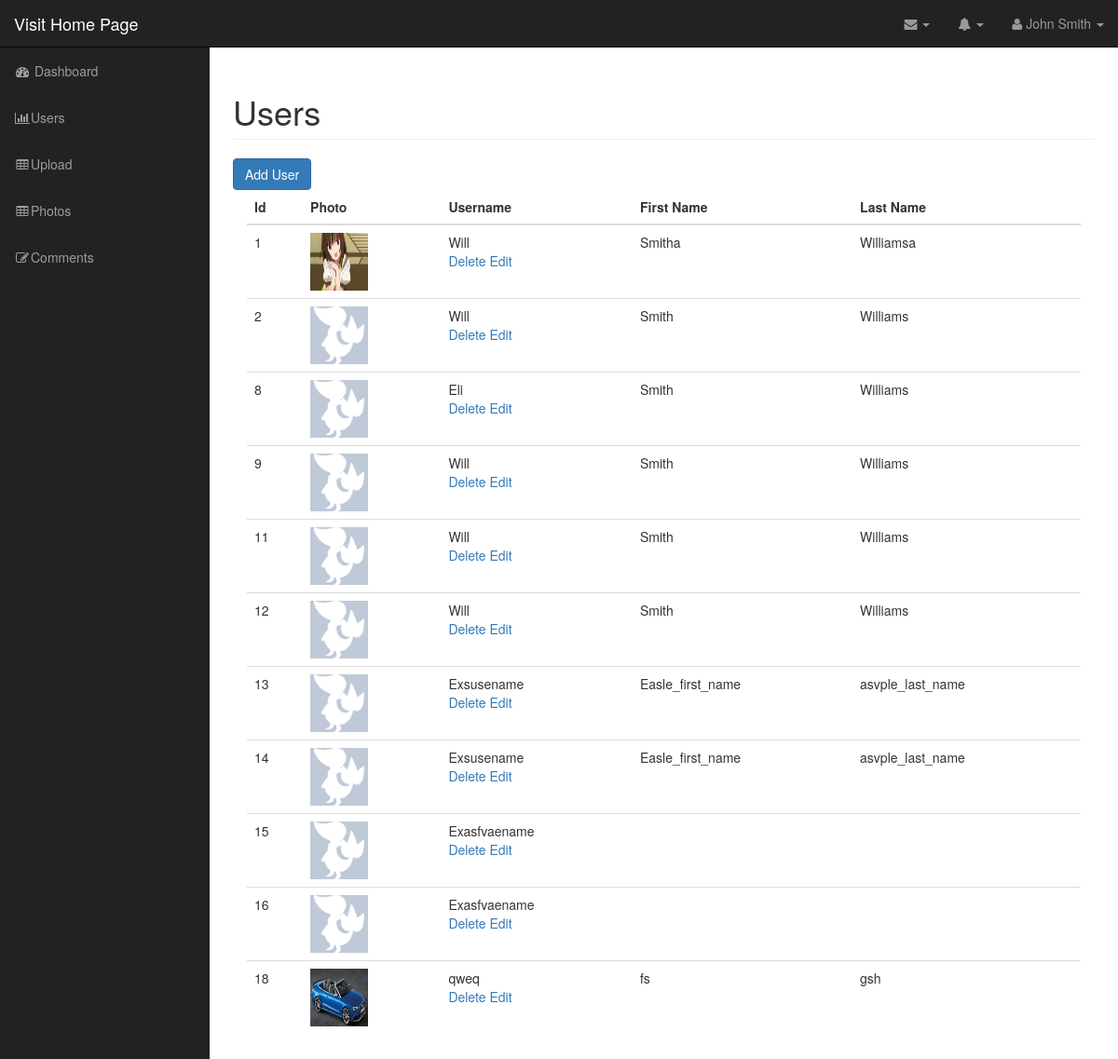
The page /admin/users.php (signed in) on the database as committed earlier.
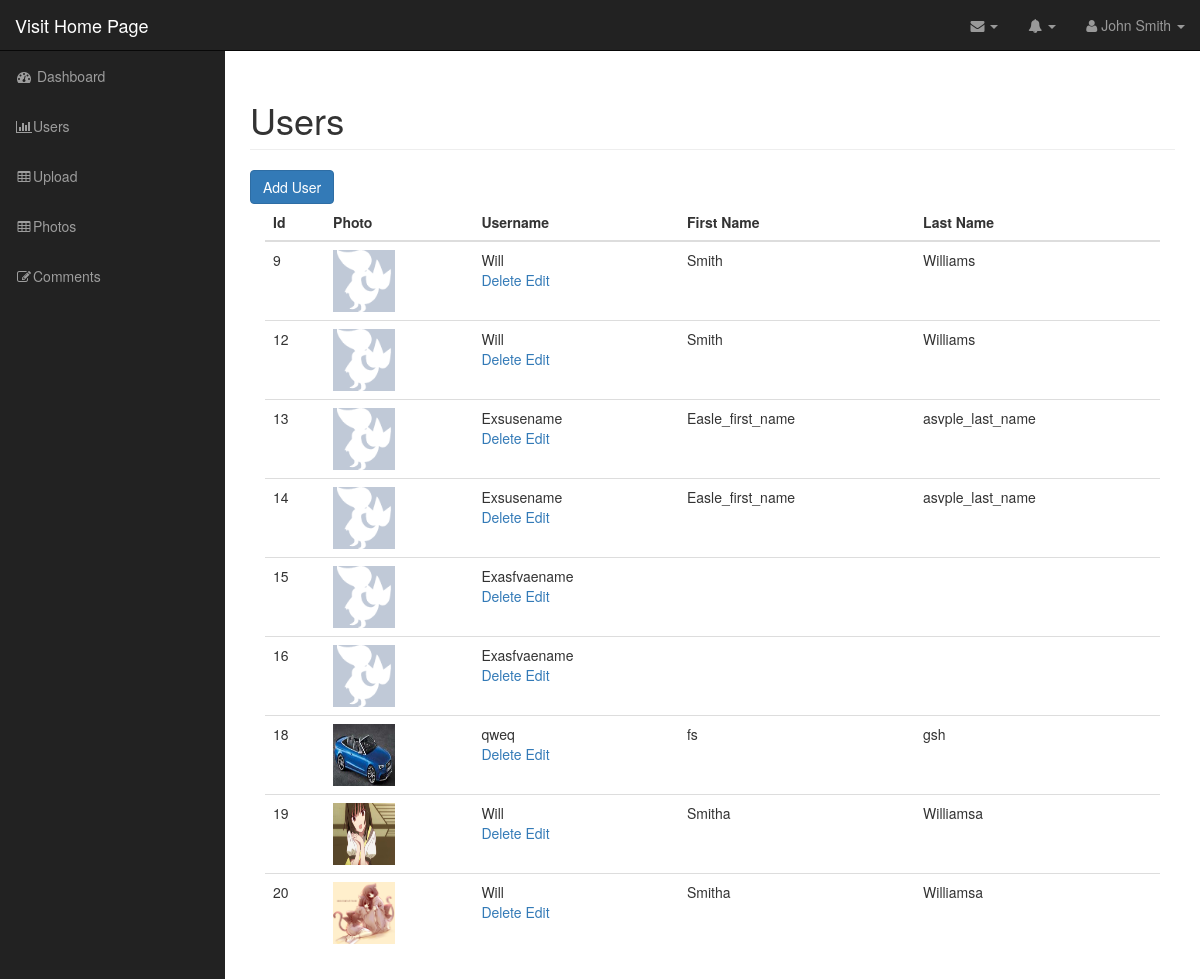
The same page on the database as committed later.
### tables this page shows
CREATE TABLE `users` (
  `id` int(11) NOT NULL,
  `username` varchar(255) NOT NULL,
  `password` varchar(255) NOT NULL,
  `first_name` varchar(255) NOT NULL,
  `last_name` varchar(255) NOT NULL,
  `user_image` varchar(255) NOT NULL
);

### admin/includes/database.php (called while the page is built, shortened)
<?php
class Database {
	public $connection;
	public function open_db_connection(){
		$this->connection = new mysqli(DB_HOST, DB_USER, DB_PASS, DB_NAME);
	}
	public function query($sql){
		$result = $this->connection->query($sql);
		return $result;
	}
}
$database = new Database();

### admin/includes/db_object.php (called while the page is built, shortened)
<?php
class Db_object {
	public static function find_all(){
		return static::find_by_query("SELECT * FROM " . static::$db_table );
	}
	public static function find_by_query($sql){
		global $database;
		$result_set = $database->query($sql);
		$the_object_array = array();
		while($row = mysqli_fetch_array($result_set)){
			$the_object_array[] = static::instantiation($row);
		}
		return $the_object_array;
	}
	public static function instantiation($the_record){
		$the_object = new $calling_class;
        foreach ($the_record as $the_attribute => $value) {
        	if($the_object->has_the_attribute($the_attribute)){
        		$the_object->$the_attribute = $value;
        	}
        }
        return $the_object;
	}
	private function has_the_attribute($the_attribute){
		$object_properties = get_object_vars($this);
		return array_key_exists($the_attribute, $object_properties);
	}
}

### admin/includes/user.php (called while the page is built, shortened)
<?php
class User extends Db_object {
	public $user_image;
	public $upload_directory = "images";
	public $image_placeholder = "images/Placeholder.png";
	public function image_path_and_placeholder(){
		return empty($this->user_image) ? $this->image_placeholder : $this->upload_directory . DS . $this->user_image;
	}
}

### admin/users.php (the view, shortened to what this page needs)
<?php include("includes/header.php"); ?>
<?php
  $users = User::find_all();
 ?>
        <nav class="navbar navbar-inverse navbar-fixed-top" role="navigation">
        <?php include("includes/top_nav.php"); ?>
        <?php include("includes/side_nav.php"); ?>
        </nav>
        <div id="page-wrapper">
            <div class="container-fluid">
                <div class="row">
                    <div class="col-lg-12">
                        <h1 class="page-header">
                            Users
                        </h1>
                        <a href="add_user.php" class="btn btn-primary">Add User</a>
                        <div class="col-md-12">
                          <table class="table table-hover">
                            <thead>
                              <tr>
                                <th>Id</th>
                                <th>Photo</th>
                                <th>Username</th>
                                <th>First Name</th>
                                <th>Last Name</th>
                              </tr>
                            </thead>
                            <tbody>
                              <?php foreach ($users as $user) : ?>
                                <tr>
                                  <td><?php echo $user->id; ?></td>
                                  <td><img class="admin-user-thumbnail user-image" src="<?php echo $user->image_path_and_placeholder(); ?>" alt="" ></td>
                                  <td><?php echo $user->username; ?>
                                    <div class="action_link ">
                                      <a href="delete_user.php?id=<?php echo $user->id; ?>">Delete</a>
                                      <a href="edit_user.php?id=<?php echo $user->id; ?>">Edit</a>
                                    </div>
                                  </td>
                                  <td><?php echo $user->first_name; ?></td>
                                  <td><?php echo $user->last_name; ?></td>
                                </tr>
                            <?php endforeach; ?>
                            </tbody>
                          </table>
                        </div>
                    </div>
                </div>
            </div>
        </div>
  <?php include("includes/footer.php"); ?>

### admin/includes/header.php (shortened to what this page needs)
<!DOCTYPE html>
<html lang="en">
<head>
    <link href="css/bootstrap.min.css" rel="stylesheet">
    <link href="css/sb-admin.css" rel="stylesheet">
    <link href="css/styles.css" rel="stylesheet">
    <link href="font-awesome/css/font-awesome.min.css" rel="stylesheet" type="text/css">
</head>
<body>
    <div id="wrapper">

### admin/includes/top_nav.php (shortened to what this page needs)
<div class="navbar-header">
               <a class="navbar-brand" href="../index.php">Visit Home Page</a>
           </div>
           <ul class="nav navbar-right top-nav">
               <li class="dropdown">
                   <a href="#" class="dropdown-toggle" data-toggle="dropdown"><i class="fa fa-envelope"></i> <b class="caret"></b></a>
               </li>
               <li class="dropdown">
                   <a href="#" class="dropdown-toggle" data-toggle="dropdown"><i class="fa fa-bell"></i> <b class="caret"></b></a>
               </li>
               <li class="dropdown">
                   <a href="#" class="dropdown-toggle" data-toggle="dropdown"><i class="fa fa-user"></i> John Smith <b class="caret"></b></a>
               </li>
           </ul>

### admin/includes/side_nav.php
<div class="collapse navbar-collapse navbar-ex1-collapse">
                <ul class="nav navbar-nav side-nav">
                    <li>
                        <a href="index.php"><i class="fa fa-fw fa-dashboard"></i> Dashboard</a>
                    </li>
                    <li>
                        <a href="users.php"><i class="fa fa-fw fa-bar-chart-o"></i>Users</a>
                    </li>
                    <li>
                        <a href="upload.php"><i class="fa fa-fw fa-table"></i>Upload</a>
                    </li>
                    <li>
                        <a href="photos.php"><i class="fa fa-fw fa-table"></i>Photos</a>
                    </li>
                    <li>
                        <a href="comments.php"><i class="fa fa-fw fa-edit"></i>Comments</a>
                    </li>
                </ul>
            </div>

### admin/includes/footer.php (shortened to what this page needs)
  </div>
</body>
</html>

### admin/css/sb-admin.css (style rules this page uses)
body { margin-top: 100px; background-color: #222; }
@media (min-width:768px) { body { margin-top: 50px; } }
#wrapper { padding-left: 0; }
#page-wrapper { width: 100%; padding: 0; background-color: #fff; }
@media (min-width:768px) { #wrapper { padding-left: 225px; } }
@media (min-width:768px) { #page-wrapper { padding: 10px; } }
.top-nav { padding: 0 15px; }
.top-nav>li { display: inline-block; float: left; }
.top-nav>li>a { padding-top: 15px; padding-bottom: 15px; line-height: 20px; color: #999; }
@media (min-width:768px) { .side-nav { position: fixed; top: 51px; left: 225px; width: 225px; margin-left: -225px; border: none; border-radius: 0; overflow-y: auto; background-color: #222; } }
@media (min-width:768px) { .side-nav>li>a { width: 225px; } }

### admin/css/styles.css (style rules this page uses)
.user-image { width: 62px; height: 62px; }

Rows that differ between the two databases and show on the page:
removed users: id "1", user_image (picture), username "Will", first_name "Smitha", last_name "Williamsa"
removed users: id "2", username "Will", first_name "Smith", last_name "Williams"
removed users: id "8", username "Eli", first_name "Smith", last_name "Williams"
removed users: id "11", username "Will", first_name "Smith", last_name "Williams"
added users: id "19", user_image (picture), username "Will", first_name "Smitha", last_name "Williamsa"
added users: id "20", user_image (picture), username "Will", first_name "Smitha", last_name "Williamsa"
